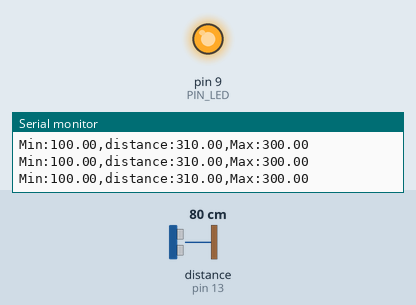
Recording of a sketch running on a simulated Arduino Uno, built with avr-gcc and run on an emulated ATmega328P. Parts: output pins drawn as LEDs (lit = HIGH), the last lines printed to the serial monitor. Wiring (inferred from the names in the program): ultrasonic range finder: trigger pin 12; echo pin 13. Inputs (shaded band) come from the test bench; at power-on: distance to the obstacle (sensor on pin 13) 80 cm. The echo pulse lasts 58.3 µs per cm; pins used as bus, display or sensor lines are not drawn.

Above: at 1.2 s.
1.3 s: distance to the obstacle (sensor on pin 13) set to 18 cm
At 2.56 s:
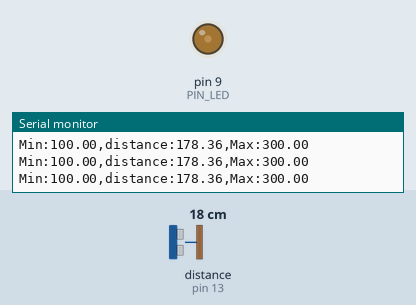
4.3 s: distance to the obstacle (sensor on pin 13) set to 2 cm
Timing chart, 0 to 7.3 s (numbered marks = the images above; inputs shaded):
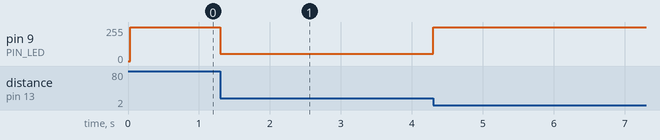

The sketch:

08_example_2.ino
```cpp
// Arduino pin assignment
#define PIN_LED  9
#define PIN_TRIG 12   // sonar sensor TRIGGER
#define PIN_ECHO 13   // sonar sensor ECHO

// configurable parameters
#define SND_VEL 346.0     // sound velocity at 24 celsius degree (unit: m/sec)
#define INTERVAL 25      // sampling interval (unit: msec)
#define PULSE_DURATION 10 // ultra-sound Pulse Duration (unit: usec)
#define _DIST_MIN 100.0   // minimum distance to be measured (unit: mm)
#define _DIST_MAX 300.0   // maximum distance to be measured (unit: mm)

#define TIMEOUT ((INTERVAL / 2) * 1000.0) // maximum echo waiting time (unit: usec)
#define SCALE (0.001 * 0.5 * SND_VEL) // coefficent to convert duration to distance

unsigned long last_sampling_time;   // unit: msec

void setup() {
  // initialize GPIO pins
  pinMode(PIN_LED, OUTPUT);
  pinMode(PIN_TRIG, OUTPUT);  // sonar TRIGGER
  pinMode(PIN_ECHO, INPUT);   // sonar ECHO
  digitalWrite(PIN_TRIG, LOW);  // turn-off Sonar

  // initialize serial port
  Serial.begin(57600);
}

// get a distance reading from USS. return value is in millimeter.
float USS_measure(int TRIG, int ECHO)
{
  digitalWrite(TRIG, HIGH);
  delayMicroseconds(PULSE_DURATION);
  digitalWrite(TRIG, LOW);

  return pulseIn(ECHO, HIGH, TIMEOUT) * SCALE;
}

void loop() {
  float distance;
  int duty;

  // wait until next sampling time. // polling
  // millis() returns the number of milliseconds since the program started.
  //    will overflow after 50 days.
  if (millis() < (last_sampling_time + INTERVAL))
    return;

  distance = USS_measure(PIN_TRIG, PIN_ECHO); // read distance

  if ((distance == 0.0) || (distance > _DIST_MAX)) {
      distance = _DIST_MAX + 10.0;    // Set Higher Value
      duty = 0;
  } else if (distance < _DIST_MIN) {
      distance = _DIST_MIN - 10.0;    // Set Lower Value
      duty = 0;
  } else if (distance <= 200.0) {
      duty = (int)((distance - 100.0) * 255.0 / 100.0);
  } else if (distance <= 300.0) {
      duty = (int)((300.0 - distance) * 255.0 / 100.0);
  }
  else {    // In desired Range
      duty = 0;
  }

  duty = constrain(duty, 0, 255);
  analogWrite(PIN_LED, 255-duty);

  // output the distance to the serial port
  Serial.print("Min:");        Serial.print(_DIST_MIN);
  Serial.print(",distance:");  Serial.print(distance);
  Serial.print(",Max:");       Serial.print(_DIST_MAX);
  Serial.println("");

  // update last sampling time
  last_sampling_time += INTERVAL;
}
```

Measured:
- after the input at 1.3 s, pin 9 (PIN_LED): 255/255 → 56/255 at once, then repeats every 0.15 s: 55/255 0.03 s, 56/255 0.12 s
